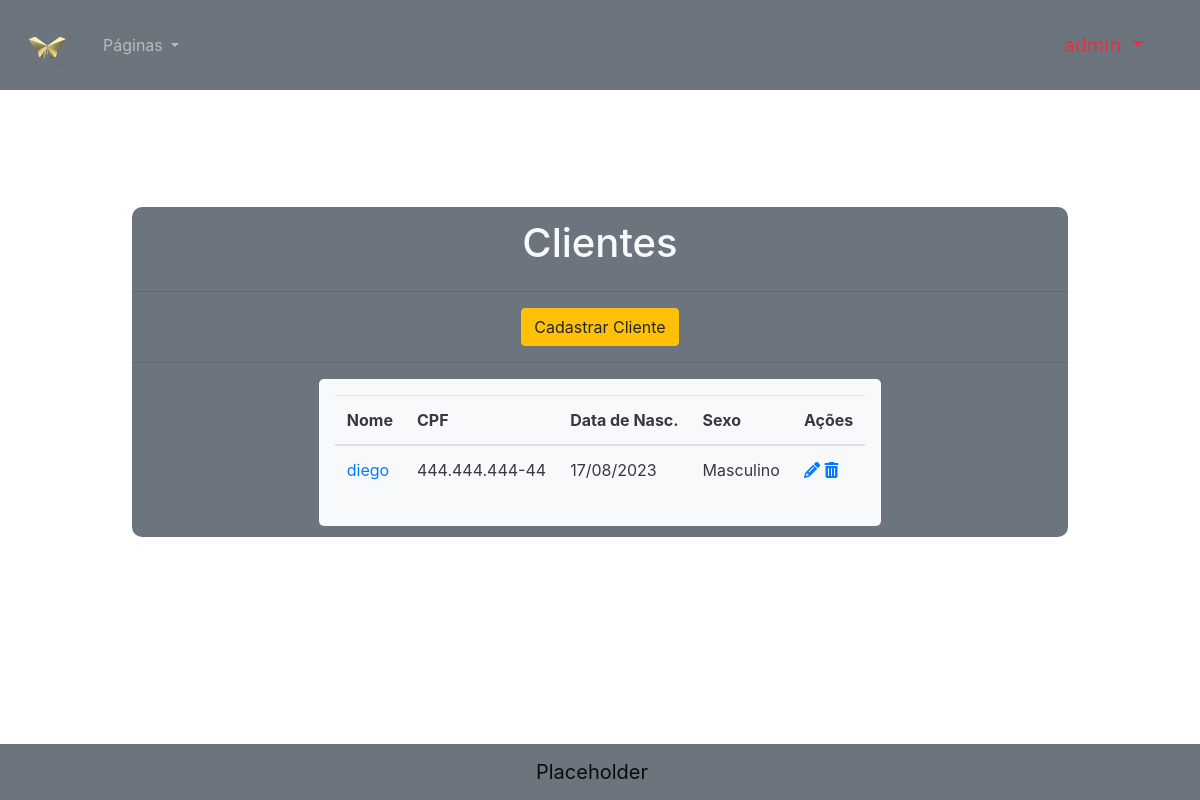
Page /person/ (signed in) on the committed database.
### main/models.py (models this page shows, shortened)
class Person(models.Model):
    name = models.CharField(max_length=50)
    cpf = models.CharField(max_length=14)
    birth_date = models.DateField()
    gender = models.ForeignKey("Gender", null=True, blank=True, on_delete=models.SET_NULL)
    phone = models.CharField(max_length=14)
    cellphone = models.CharField(max_length=15)
    email = models.EmailField(max_length=128)
    cep = models.CharField(max_length=9, null=True, blank=True)
    address = models.CharField(max_length=100, null=True, blank=True)
    city = models.CharField(max_length=30, null=True, blank=True)
    district = models.CharField(max_length=30, null=True, blank=True)
    UF = models.CharField(max_length=2, null=True, blank=True)
    complement = models.CharField(max_length=30, null=True, blank=True)
    class Meta:
        verbose_name = 'Cliente'
        verbose_name_plural = 'Clientes'

class Gender(models.Model):
    name= models.CharField(max_length=20)

### main/views.py (the view)
# urls.py: path("person/", views.ListPerson, name="list_person"),
@login_required(login_url="/login/")
def ListPerson(request):
    person = Person.objects.all()
    context = {
        "perms":request.user.get_all_permissions(),
        "username" : request.user,
        "person":person,
        }
    return render(request, "html/list_person.html", context)

### main/templates/html/list_person.html (shortened to what this page needs)
{% extends "./main.html" %}
{% load static%}
    {% block scripts %}
    <link href="https://cdn.datatables.net/v/dt/jq-3.7.0/jszip-3.10.1/dt-1.13.6/b-2.4.1/b-colvis-2.4.1/b-html5-2.4.1/b-print-2.4.1/cr-1.7.0/date-1.5.1/r-2.5.0/rr-1.4.1/sc-2.2.0/sb-1.5.0/sp-2.2.0/sl-1.7.0/sr-1.3.0/datatables.min.css" rel="stylesheet">
    <link rel="stylesheet" href="{% static 'css/list_person.css' %}">
    {% endblock %}
    {% block body %}
        <div class="container-fluid">
            <div class="bg-secondary box">
                <div class="row">
                    <h1 class="text-light">Clientes</h1>
                </div>
                <hr width="100" class="w-100">
                <div class="row">
                    <a href="{% url 'new_person' %}" class="btn btn-warning">Cadastrar Cliente</a>
                </div>
                <hr width="100" class="w-100">
                <div class="row bg-light p-3" style="border-radius: 5px;">
                    <table id="table" class="table bg-light text-dark">
                        <thead>
                            <tr>
                                <th scope="col">Nome</th>
                                <th scope="col">CPF</th>
                                <th scope="col">Data de Nasc.</th>
                                <th scope="col">Sexo</th>
                                <th scope="col">Ações</th>
                            </tr>
                        </thead>
                        <tbody>
                            {% for p in person %}
                            <tr>
                                <td><a href="{% url 'view_person' p.pk %}">{{p.name}}</a></th>
                                <td>{{p.cpf}}</td>
                                <td>{{p.birth_date|date:"d/m/Y"}}</td>
                                <td>{{p.gender.name}}</td>
                                <td>
                                    <a href="{% url 'edit_person' p.pk %}"><i class="fa fa-pencil" aria-hidden="true"></i></a>
                                    <a href="#" p_pk="{{p.pk}}" p_name="{{p.name}}" onclick="deletePerson(this)"><i class="fa fa-trash" aria-hidden="true"></i></a>
                                </td>
                            </tr>
                            {% endfor %}
                        </tbody>
                    </table>
                </div>
            </div>
        </div>
    {% endblock %}

### main/static/css/style.css (style rules this page uses)
body { min-height: 100vh; display: flex; flex-direction: column; }
.box { margin: 10%; display: flex; flex-direction: column; border-color: black; align-items: center; border-radius: 10px; background-color: antiquewhite; padding-bottom: 1%; padding-top: 1%; }

### rows in the picture
Person: name "diego", cpf "444.444.444-44", birth_date "17/08/2023", gender.name "Masculino"
